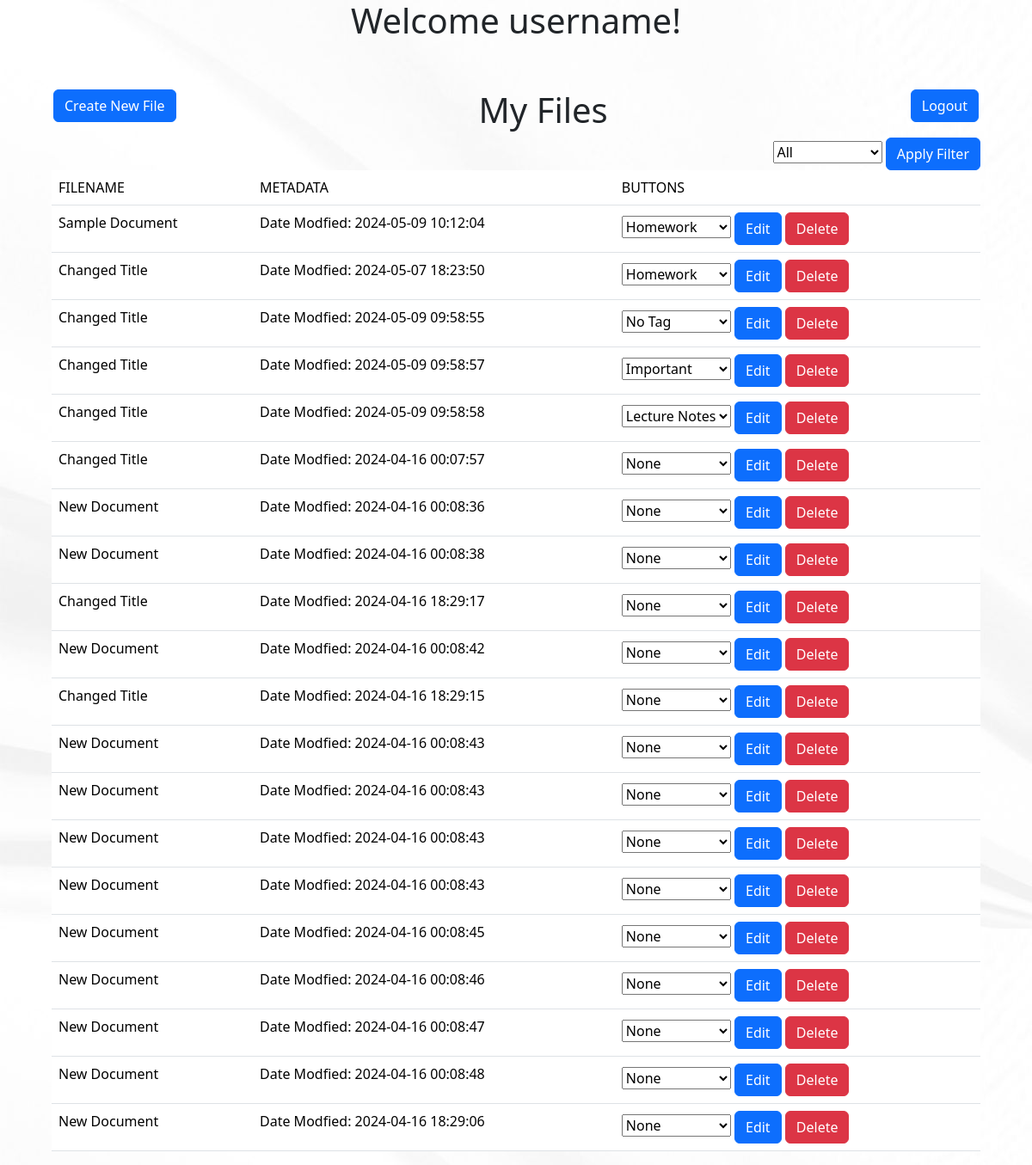
Page / (signed in) on the earlier database version.
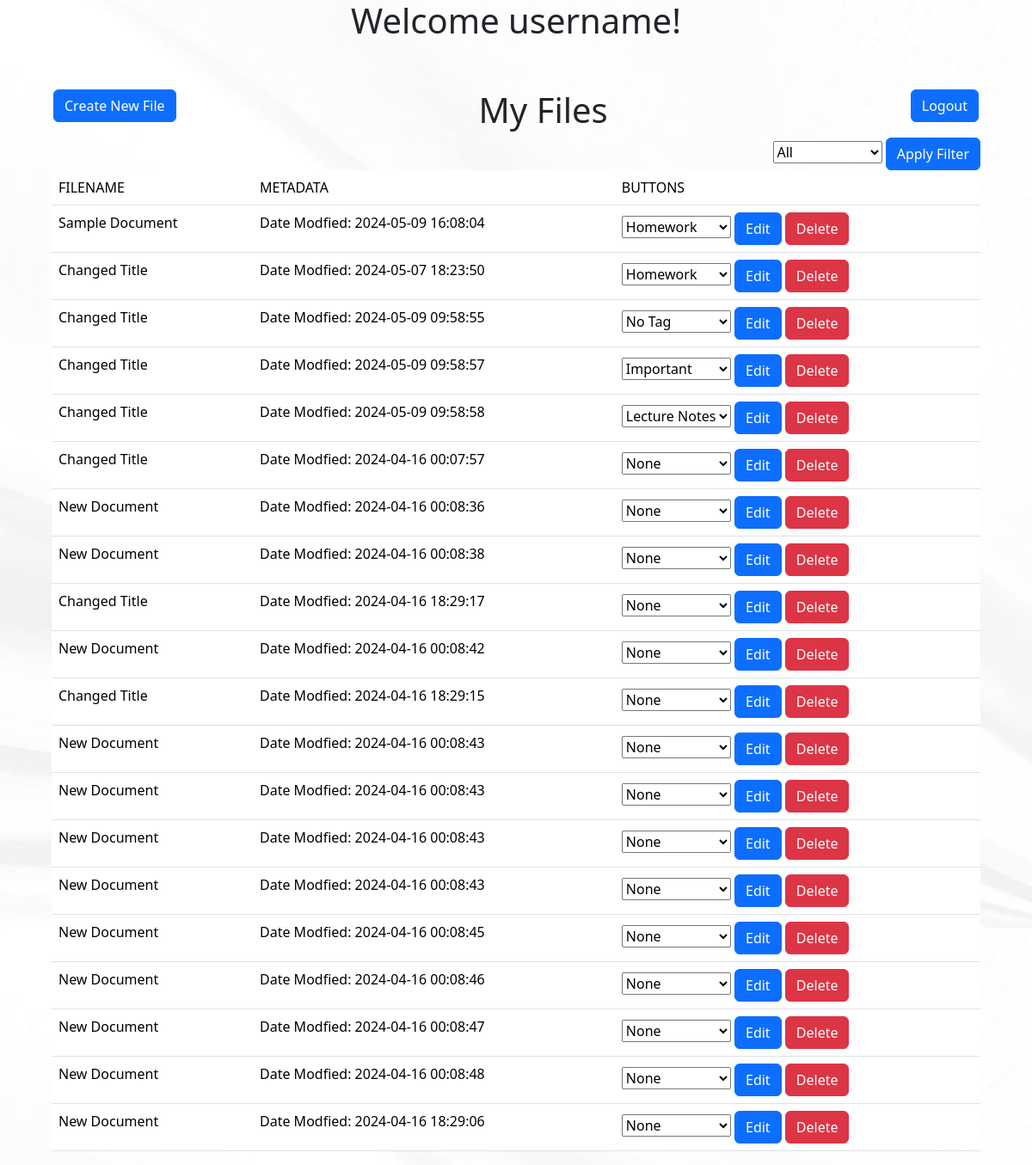
Same page on the later database version.
### NoteNinjabackend/models.py (models this page shows)
class Document(db.Model):
    id = db.Column(db.Integer, primary_key=True)
    data = db.Column(db.String(10000))
    date = db.Column(db.DateTime(timezone=True), default=func.now())
    name = db.Column(db.String(100))
    tag = db.Column(db.String(100))
    font = db.Column(db.String(100))
    font_size = db.Column(db.Integer)
    align = db.Column(db.String(100))
    user_id = db.Column(db.Integer, db.ForeignKey('user.id'))

### NoteNinjabackend/views.py (the view, shortened to what this page needs)
@views.route('/', methods=['GET', 'POST'])
@login_required
def home():
    data = request.form
    submitType = request.form.get("submitType")
    docID = request.form.get("docID")
    var = {"docID":docID}
    print(data)
    if request.method == "GET":
        return render_template("home.html", query=db.session.get(User,current_user.id).documents, user=db.session.get(User,current_user.id))

### NoteNinjabackend/templates/home.html (shortened to what this page needs)
<!DOCTYPE html>
<html lang="en">
<head>
    <link href="https://cdn.jsdelivr.net/npm/bootstrap@5.3.3/dist/css/bootstrap.min.css" rel="stylesheet">
</head>
<body background="{{ url_for('static',filename='resources/background.jpg') }}" style="width: 90%; align-items: center; margin-left: 5%;">
    <div class="title">
        <h1 style="text-align: center;">Welcome {{user.username}}!</h1>
    </div>
    <br><br>
    <form method="POST">
        <button class="btn btn-primary" style="float:left; margin-left: 2px;" name="submitType" value="create">Create New File</button>
    </form>
    <a href="/logout"class="btn btn-primary" style="float:right; margin-right: 2px;">Logout</a>
    <table class="table">
        <h1 style="text-align: center;">My Files</h1>
        <thead>
            <tr>
                <td>
                    FILENAME
                </td>
                <td>
                    METADATA
                </td>
                <td>
                    BUTTONS
                </td>
            </tr>
            <div style="float: right">
                <form method="POST">
                    <select id="filterBox" name="filterType">
                        <option name="filterType" value="All">All</option>
                    </select>
                    <button type="submit" class="btn btn-primary" name="submitType" value="filter">Apply Filter</button>
                </form>
            </div>
        </thead>
        <tbody>
            {% for Document in query %}
            <tr>
                <td>
                    {{Document.name}}
                </td>
                <td>
                    Date Modfied:
                    {{Document.date}}
                </td>
                <td>
                    <form method="POST">
                        <select id="tagBox">
                            <option disabled selected value="{{Document.tag}}">{{Document.tag}}</option>
                        </select>
                        <button type="submit" class="btn btn-primary" name="submitType" value="edit">Edit</button>
                        <button type="submit" class="btn btn-danger" name="submitType" value="delete">Delete</button>
                    </form>
                </td>
            </tr>
            {% endfor %}
        </tbody>
    </table>
</body>
</html>

Differences in the rows shown:
changed Document "Sample Document": date "2024-05-09 10:12:04" → "2024-05-09 16:08:04"
